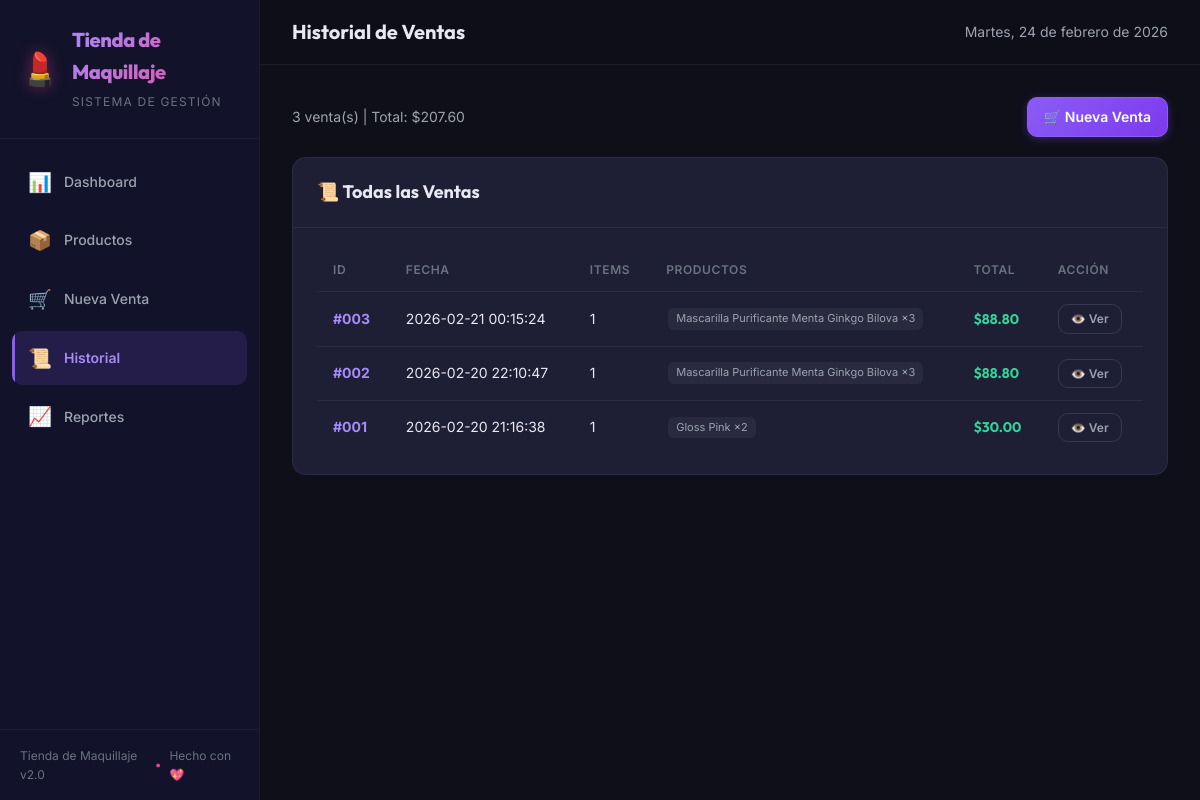
/ventas/, run on the app's committed database.
### tables this page shows
CREATE TABLE ventas (
            id INTEGER PRIMARY KEY AUTOINCREMENT,
            total REAL NOT NULL DEFAULT 0,
            cantidad_items INTEGER NOT NULL DEFAULT 0,
            fecha TIMESTAMP DEFAULT CURRENT_TIMESTAMP
        );

CREATE TABLE detalles_venta (
            id INTEGER PRIMARY KEY AUTOINCREMENT,
            venta_id INTEGER NOT NULL,
            producto_id INTEGER NOT NULL,
            nombre_producto TEXT NOT NULL,
            marca_producto TEXT NOT NULL,
            precio_unitario REAL NOT NULL,
            cantidad INTEGER NOT NULL CHECK(cantidad > 0),
            subtotal REAL NOT NULL,
            FOREIGN KEY (venta_id) REFERENCES ventas(id),
            FOREIGN KEY (producto_id) REFERENCES productos(id)
        );

### routes/ventas.py (the view)
@ventas_bp.route('/')
def historial():
    ventas = obtener_ventas(limite=50)
    total_mostrado = sum(v.get("total", 0) for v in ventas)
    return render_template(
        'ventas/historial.html',
        ventas=ventas,
        total_mostrado=round(total_mostrado, 2)
    )

### app.py (called while the page is built)
def create_app():
    app = Flask(__name__)
    app.config.from_object(Config)
    with app.app_context():
        init_db()
    app.register_blueprint(dashboard_bp)
    app.register_blueprint(productos_bp)
    app.register_blueprint(ventas_bp)
    app.register_blueprint(reportes_bp)
    @app.template_filter('moneda')
    def formato_moneda(valor):
        try:
            return f"${valor:,.2f}"
        except (ValueError, TypeError):
            return "$0.00"
    @app.errorhandler(404)
    def pagina_no_encontrada(e):
        return "<h1>404 - Página no encontrada</h1><p><a href='/'>Volver al inicio</a></p>", 404
    @app.errorhandler(500)
    def error_interno(e):
        return "<h1>500 - Error interno del servidor</h1><p><a href='/'>Volver al inicio</a></p>", 500
    return app

### models.py (called while the page is built)
def get_db():
    conn = sqlite3.connect(DB_PATH)
    conn.row_factory = sqlite3.Row  # Retorna filas como diccionarios
    conn.execute("PRAGMA foreign_keys = ON")  # Habilitar claves foráneas
    return conn

def obtener_ventas(limite=None):
    conn = get_db()
    query = "SELECT * FROM ventas ORDER BY fecha DESC"
    if limite:
        query += f" LIMIT {limite}"
    ventas = conn.execute(query).fetchall()
    resultado = []
    for venta in ventas:
        venta_dict = dict(venta)
        detalles = conn.execute(
            "SELECT * FROM detalles_venta WHERE venta_id = ?",
            (venta["id"],)
        ).fetchall()
        venta_dict["detalles"] = [dict(d) for d in detalles]
        resultado.append(venta_dict)
    conn.close()
    return resultado

### templates/ventas/historial.html (shortened to what this page needs)
{% extends "base.html" %}
{% block page_title %}Historial de Ventas{% endblock %}
{% block content %}
<div class="page-container">
    <div class="page-actions">
        <div class="page-actions__left">
            <span class="page-info">{{ ventas | length }} venta(s) | Total: {{ total_mostrado | moneda }}</span>
        </div>
        <div class="page-actions__right">
            <a href="{{ url_for('ventas.registrar') }}" class="btn btn--primary" id="btn-nueva-venta">
                🛒 Nueva Venta
            </a>
        </div>
    </div>
    {% if ventas %}
    <div class="card">
        <div class="card__header">
            <h3>📜 Todas las Ventas</h3>
        </div>
        <div class="card__body">
            <div class="table-responsive">
                <table class="data-table" id="tabla-ventas">
                    <thead>
                        <tr>
                            <th>ID</th>
                            <th>Fecha</th>
                            <th>Items</th>
                            <th>Productos</th>
                            <th>Total</th>
                            <th>Acción</th>
                        </tr>
                    </thead>
                    <tbody>
                        {% for venta in ventas %}
                        <tr id="venta-row-{{ venta.id }}">
                            <td class="td-id">#{{ '%03d' % venta.id }}</td>
                            <td>{{ venta.fecha }}</td>
                            <td>{{ venta.cantidad_items }}</td>
                            <td>
                                {% for item in venta["detalles"][:3] %}
                                <span class="product-chip">{{ item.nombre_producto }} ×{{ item.cantidad }}</span>
                                {% endfor %}
                            </td>
                            <td class="td-price"><strong>{{ venta.total | moneda }}</strong></td>
                            <td>
                                <a href="{{ url_for('ventas.detalle', venta_id=venta.id) }}"
                                    class="btn btn--sm btn--outline">
                                    👁️ Ver
                                </a>
                            </td>
                        </tr>
                        {% endfor %}
                    </tbody>
                </table>
            </div>
        </div>
    </div>
    {% endif %}
</div>
{% endblock %}

### templates/base.html (shortened to what this page needs)
<!DOCTYPE html>
<html lang="es">
<head>
    <link rel="stylesheet" href="{{ url_for('static', filename='css/styles.css') }}">
</head>
<body>
    <nav class="sidebar" id="sidebar">
        <div class="sidebar-header">
            <div class="logo">
                <span class="logo-icon">💄</span>
                <div class="logo-text">
                    <h1>Tienda de Maquillaje</h1>
                    <span class="logo-subtitle">Sistema de Gestión</span>
                </div>
            </div>
        </div>
        <ul class="nav-menu">
            <li class="nav-item">
                <a href="{{ url_for('dashboard.index') }}"
                    class="nav-link {% if request.path == '/' %}active{% endif %}" id="nav-dashboard">
                    <span class="nav-icon">📊</span>
                    <span class="nav-text">Dashboard</span>
                </a>
            </li>
            <li class="nav-item">
                <a href="{{ url_for('productos.lista') }}"
                    class="nav-link {% if '/productos' in request.path %}active{% endif %}" id="nav-productos">
                    <span class="nav-icon">📦</span>
                    <span class="nav-text">Productos</span>
                </a>
            </li>
            <li class="nav-item">
                <a href="{{ url_for('ventas.registrar') }}"
                    class="nav-link {% if request.path == '/ventas/registrar' %}active{% endif %}" id="nav-nueva-venta">
                    <span class="nav-icon">🛒</span>
                    <span class="nav-text">Nueva Venta</span>
                </a>
            </li>
            <li class="nav-item">
                <a href="{{ url_for('ventas.historial') }}"
                    class="nav-link {% if request.path == '/ventas/' or request.path == '/ventas' %}active{% endif %}"
                    id="nav-historial">
                    <span class="nav-icon">📜</span>
                    <span class="nav-text">Historial</span>
                </a>
            </li>
            <li class="nav-item">
                <a href="{{ url_for('reportes.semanal') }}"
                    class="nav-link {% if '/reportes' in request.path %}active{% endif %}" id="nav-reportes">
                    <span class="nav-icon">📈</span>
                    <span class="nav-text">Reportes</span>
                </a>
            </li>
        </ul>
        <div class="sidebar-footer">
            <div class="sidebar-footer-text">
                <span>Tienda de Maquillaje v2.0</span>
                <span class="footer-dot">•</span>
                <span>Hecho con 💖</span>
            </div>
        </div>
    </nav>
    <main class="main-content">
        <header class="top-header">
            <div class="header-left">
                <h2 class="page-title">{% block page_title %}Dashboard{% endblock %}</h2>
            </div>
            <div class="header-right">
                <div class="header-date" id="currentDate"></div>
            </div>
        </header>
        <div class="content-area">
            {% block content %}{% endblock %}
        </div>
    </main>
</body>
</html>

### data on the page
ventas: id "003", fecha "2026-02-21 00:15:24", cantidad_items "1", total|moneda "$88.80"
detalles_venta: nombre_producto "Mascarilla Purificante Menta Ginkgo Bilova", cantidad "3"
ventas: id "002", fecha "2026-02-20 22:10:47", cantidad_items "1", total|moneda "$88.80"
detalles_venta: nombre_producto "Mascarilla Purificante Menta Ginkgo Bilova", cantidad "3"
ventas: id "001", fecha "2026-02-20 21:16:38", cantidad_items "1", total|moneda "$30.00"
detalles_venta: nombre_producto "Gloss Pink", cantidad "2"

### other printed values
{{ ventas | length }} "3"
{{ total_mostrado | moneda }} "$207.60"
